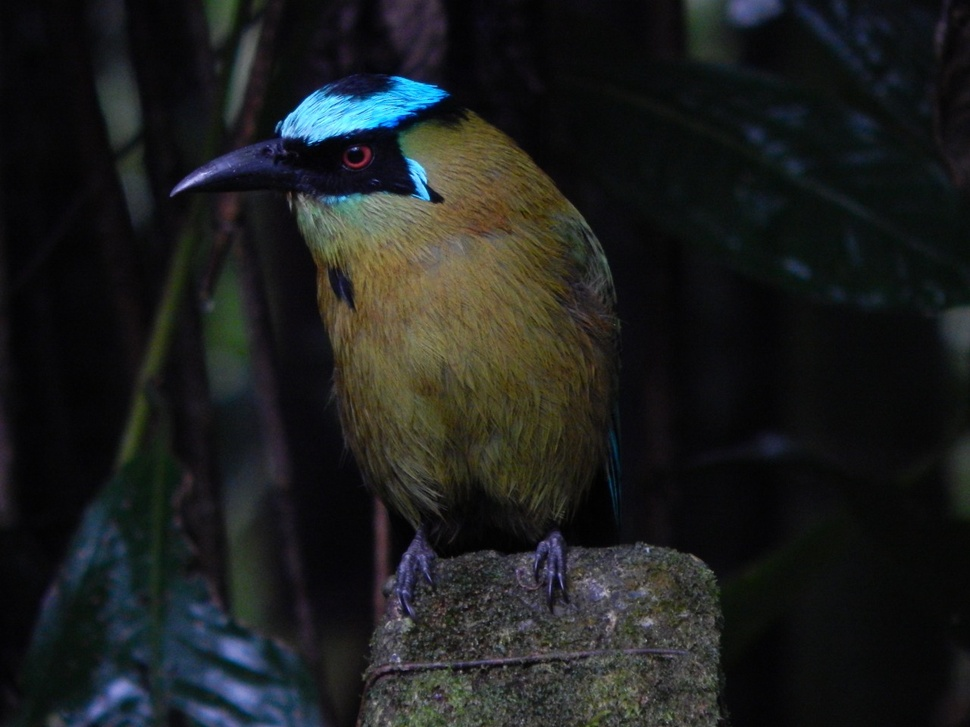
#> input picture segmentation/barranquero.jpeg, 970 x 727 px, shrunk from 1280 x 960 before the run
$ python segmentationBarranquero.py
#> lines starting #> are read from the running program, lines starting #| are printed output that depends on the picture; after the words box and inside, x2 and y2 are one past the last pixel; in counts of white or black regions, pixels touching at a corner belong together
### segmentation/ipFunctions.py
import matplotlib.pyplot as plt
import matplotlib as mpl
import numpy as np

def imsplit(img):
    rgb = plt.imread(img)
    r=rgb[:,:,0]
    g=rgb[:,:,1]
    b=rgb[:,:,2]
    return r,g,b

# [48 lines left out: functions imhist, imadjust, stretchlim, not called in this run]

""" def imhisteq(img):
    x,y = img.shape
    histeq = np.zeros(256)
    n=k=1
    hist = imhist(img,False)
    for n in range(256):
            for k in range(n):
                print('n =',n,'k =',k)
                histeq[n] = histeq[n] + hist[k]
            histeq = (histeq[n]) / (x * y)
    recon = np.zeros(256)
    for i in range(x):
            for j in range(y):
                recon[i,j] = np.int8(histeq[img[i,j]+1]*255)
    return recon """

# [8 lines left out: function histeq, not called in this run]

def rbg2gray(I):
    r,g,b=imsplit(I)
    return np.uint8(0.299*np.double(r)+0.587*np.double(g)+0.114*np.double(b))

def makeMask(ra,rb,ga,gb,ba,bb,img,plot=False):
    r,g,b = imsplit(img)
    RGB = plt.imread(img)
    Maskr = (r>=ra) & (r<=rb)
    Maskg = (g>=ga) & (g<=gb)
    Maskb = (b>=ba) & (b<=bb)
    Mask = Maskr & Maskg & Maskb
    filas,columnas,capas = RGB.shape
    colorMask=np.zeros((filas,columnas,capas),dtype=np.uint8) # El tipo del arreglo debe ser uint8
    colorMask = np.dstack((Mask * r,Mask * g,Mask * b))
    if plot == True:
        plt.figure()
        plt.set_cmap('gray')
        plot4x4(Maskr,Maskg,Maskb)
        plt.subplot(2,2,4)
        plt.imshow(colorMask)
    return Mask,colorMask

def plot4x4(im1,im2,im3):
    plt.subplot(2,2,1)
    plt.imshow(im1)
    plt.subplot(2,2,2)
    plt.imshow(im2)
    plt.subplot(2,2,3)
    plt.imshow(im3)

### segmentation/segmentationBarranquero.py
import matplotlib.pyplot as plt
import numpy as np
from ipFunctions import *

img = 'barranquero.jpeg'

RGB = plt.imread(img)
#> RGB is the input picture: shape (727, 970, 3); mean R, G, B 28.9, 31.1, 30.4
r,g,b = imsplit(img)
#> in imsplit, `g=rgb[:,:,1]`:
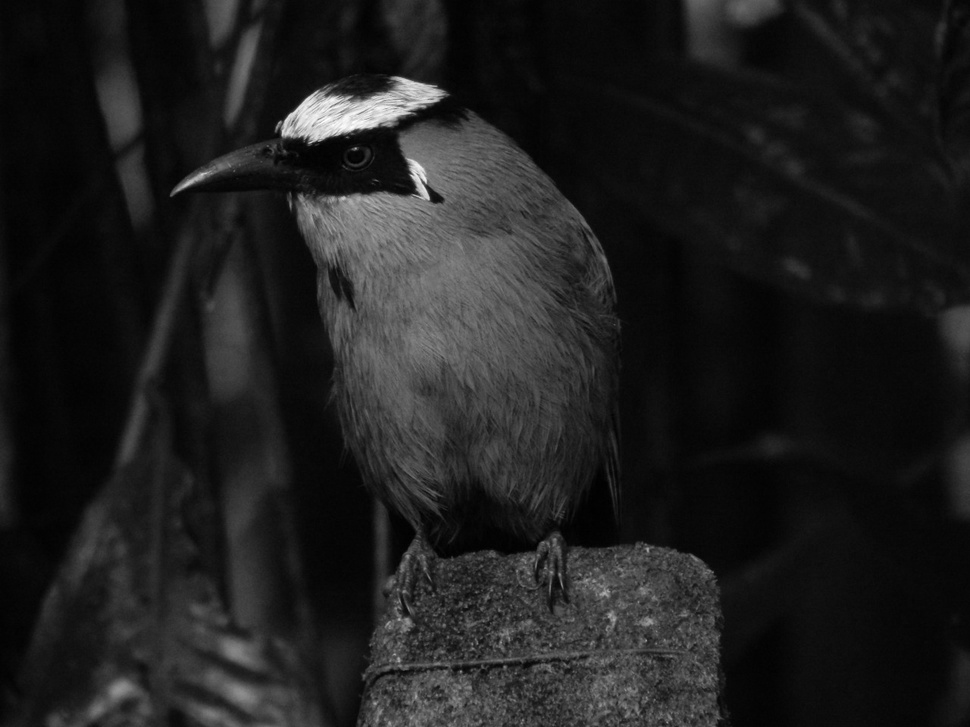
#> g: shape (727, 970); min 0, max 255, mean 31.1
#> in imsplit, `b=rgb[:,:,2]`:
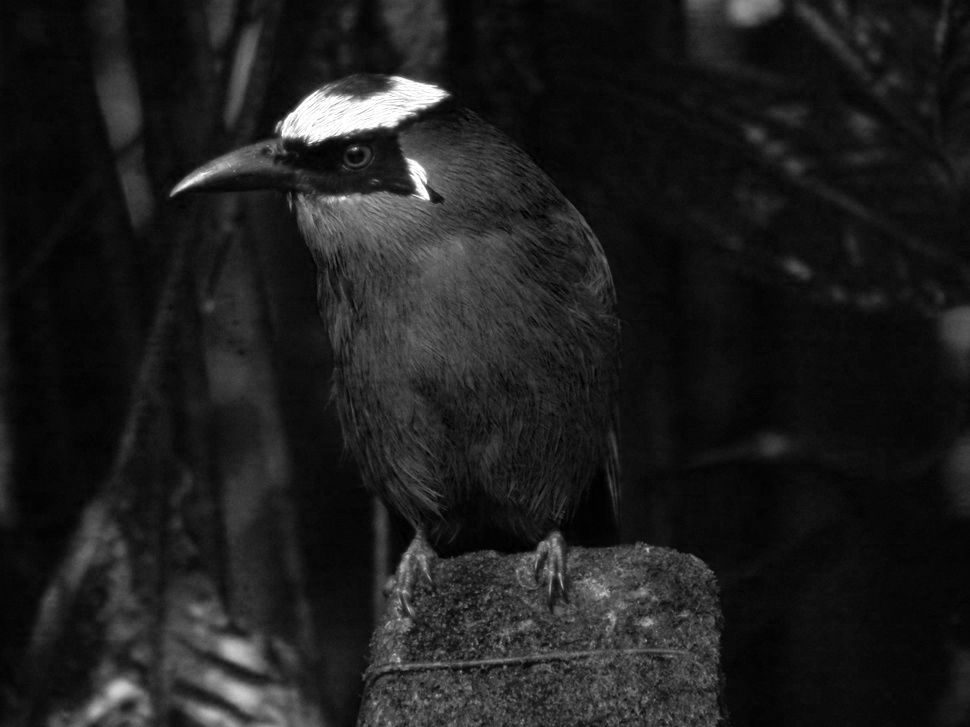
#> b: shape (727, 970); min 0, max 255, mean 30.4
gray = rbg2gray(img)
filas,columnas,capas = RGB.shape
#> filas = 727; columnas = 970; capas = 3

# Máscara ojo rojo
MaskR,colorMaskR = makeMask(66,145,20,55,40,85,img)
#> in makeMask, `Maskr = (r>=ra) & (r<=rb)`:
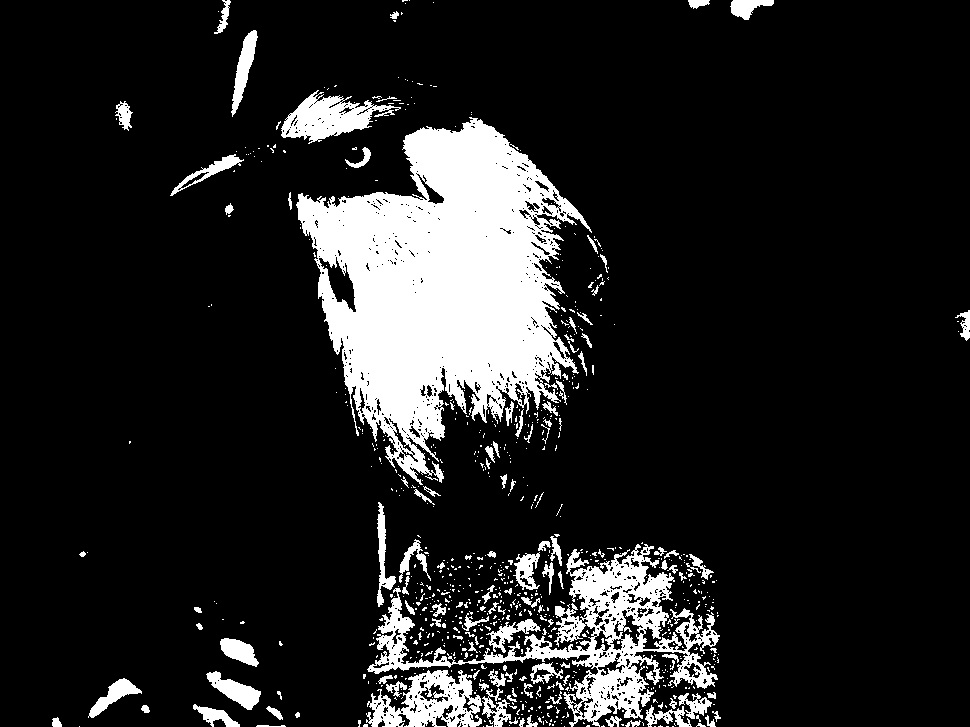
#> Maskr: shape (727, 970) bool; 13.6% white; 818 white regions (694 under 20 px), largest, box (x1, y1, x2, y2) and area: (296, 117, 592, 485) 56932, (367, 544, 720, 727) 14916, (366, 670, 482, 727) 3602
#> in makeMask, `Maskg = (g>=ga) & (g<=gb)`:
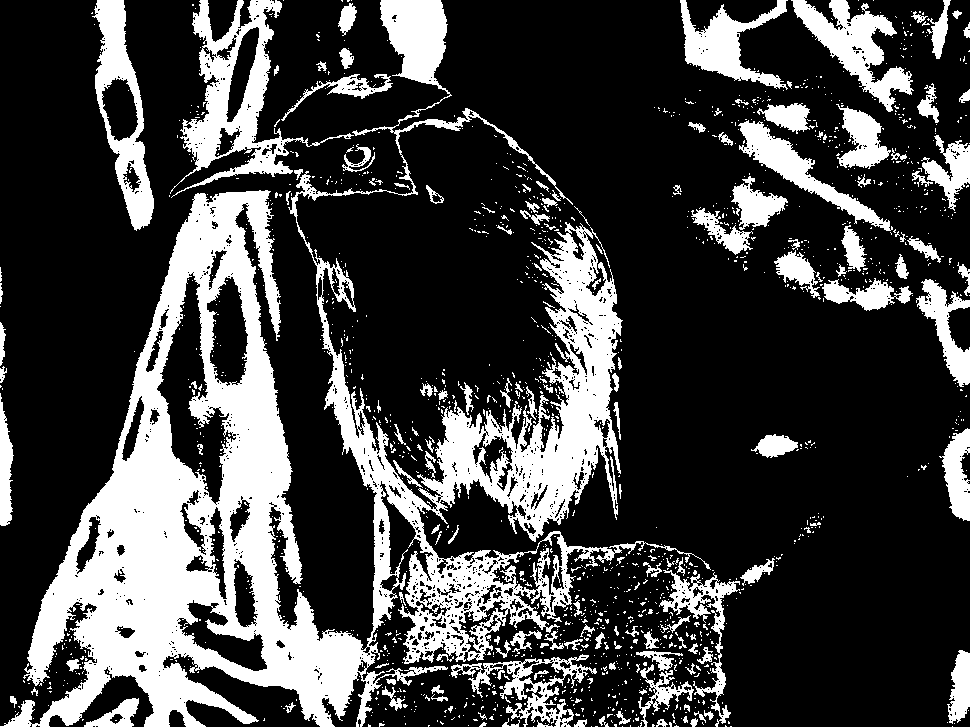
#> Maskg: shape (727, 970) bool; 25.9% white; 1559 white regions (1402 under 20 px), largest, box (x1, y1, x2, y2) and area: (0, 0, 711, 727) 117322, (170, 0, 354, 198) 8880, (92, 0, 154, 231) 5345
#> in makeMask, `Maskb = (b>=ba) & (b<=bb)`: Maskb: shape (727, 970) bool; 20% white; 683 white regions (577 under 20 px), largest, box (x1, y1, x2, y2) and area: (169, 0, 593, 516) 45467, (357, 499, 724, 727) 43466, (46, 344, 327, 727) 25435
#> in makeMask, `Mask = Maskr & Maskg & Maskb`: Mask: shape (727, 970) bool; 0.12% white; 56 white regions (52 under 20 px), largest, box (x1, y1, x2, y2) and area: (377, 502, 388, 607) 488, (345, 147, 371, 167) 138, (225, 203, 234, 215) 61, (390, 11, 399, 19) 30

# Máscara azul
MaskB,colorMaskB = makeMask(5,135,110,255,70,255,img,True)
#> call 2 of makeMask, with ra = 5, rb = 135, ga = 110, gb = 255, ba = 70, bb = 255, img = 'barranquero.jpeg', plot = True
#> in makeMask (call 2), `Maskr = (r>=ra) & (r<=rb)`:
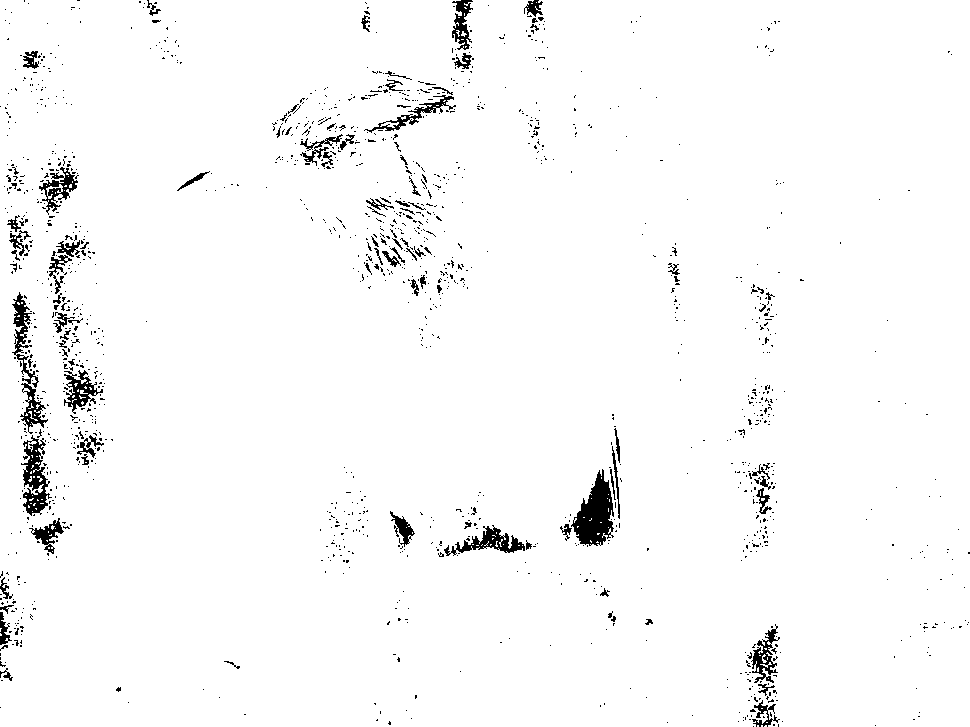
#> Maskr: shape (727, 970) bool; 97.4% white; 1465 black regions (1372 under 20 px), largest, box (x1, y1, x2, y2) and area: (571, 469, 614, 546) 1835, (12, 292, 48, 434) 1190, (21, 435, 52, 516) 1151
#> in makeMask (call 2), `Maskg = (g>=ga) & (g<=gb)`: Maskg: shape (727, 970) bool; 2.8% white; 542 white regions (498 under 20 px), largest, box (x1, y1, x2, y2) and area: (299, 140, 483, 306) 9534, (281, 77, 445, 144) 5194, (402, 312, 446, 361) 853
#> in makeMask (call 2), `Maskb = (b>=ba) & (b<=bb)`: Maskb: shape (727, 970) bool; 9.3% white; 1058 white regions (933 under 20 px), largest, box (x1, y1, x2, y2) and area: (297, 135, 510, 372) 15879, (170, 75, 450, 197) 8682, (374, 530, 720, 715) 6635
#> in makeMask (call 2), `Mask = Maskr & Maskg & Maskb`: Mask: shape (727, 970) bool; 2.5% white; 642 white regions (600 under 20 px), largest, box (x1, y1, x2, y2) and area: (299, 144, 478, 306) 7694, (281, 77, 445, 144) 4884, (402, 312, 446, 361) 818

colorMask = colorMaskB + colorMaskR
Mask = MaskB + MaskR
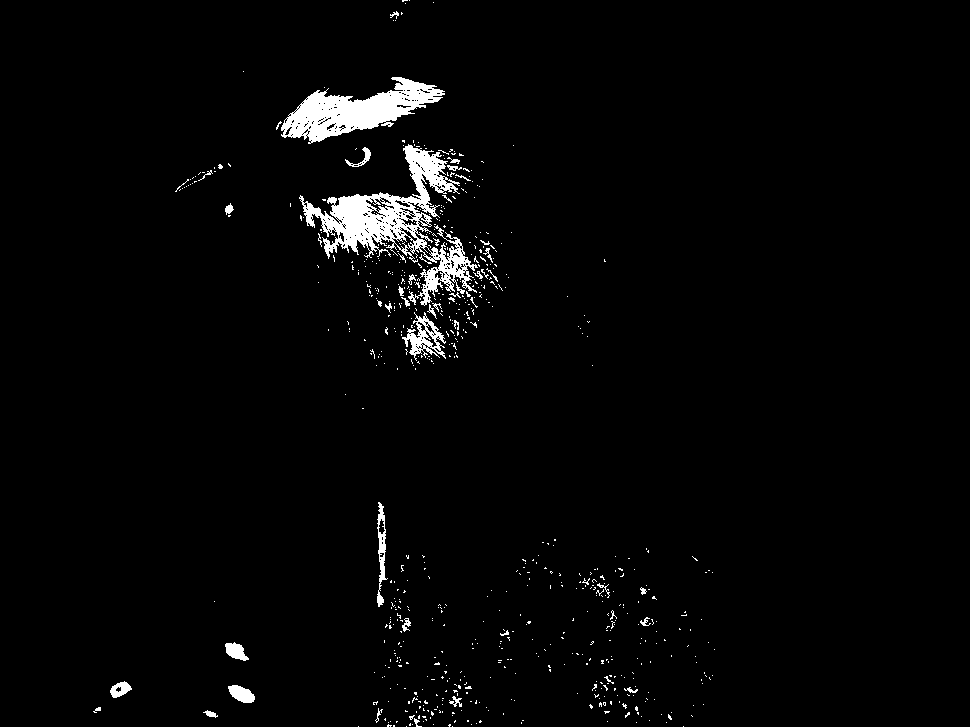
#> Mask: shape (727, 970) bool; 2.6% white; 698 white regions (652 under 20 px), largest, box (x1, y1, x2, y2) and area: (299, 144, 478, 306) 7694, (281, 77, 445, 144) 4884, (402, 312, 446, 361) 818
Mask = np.uint8(Mask)

I = np.zeros((filas,columnas,capas),dtype=np.uint8) # El tipo del arreglo debe ser uint8
I = np.dstack((Mask,Mask,Mask))

gray3 = np.zeros((filas,columnas,capas),dtype=np.uint8) # El tipo del arreglo debe ser uint8
gray3 = np.dstack((gray,gray,gray))

plt.figure()
plt.subplot(1,2,1)
plt.imshow((~I+2) * gray3 + I*RGB)
plt.subplot(1,2,2)
plt.imshow(RGB)

# plt.figure()
# plt.imshow(I * gray3 + (~I+2)*RGB)

plt.figure()
plt.imshow(RGB)

plt.show()
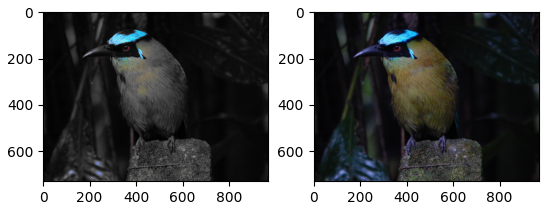
#> figure drawn by matplotlib, 2 panels
